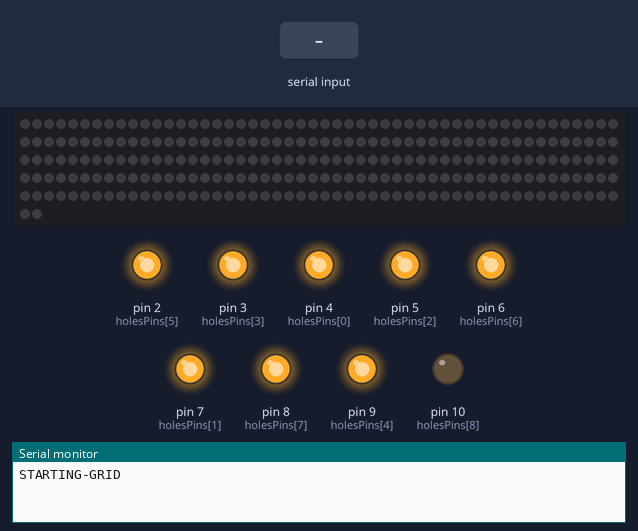
The sketch below on a simulated Arduino Uno, built with avr-gcc and run on an emulated ATmega328P. Shown: 252 RGB LEDs in strip order, left to right, continuing on the next row, output pins drawn as LEDs (lit = HIGH), the last lines printed to the serial monitor. The test bench sets the inputs (shaded band).

Above: at 1.3 s.
1.4 s: "G" received over Serial
At 2.1 s:
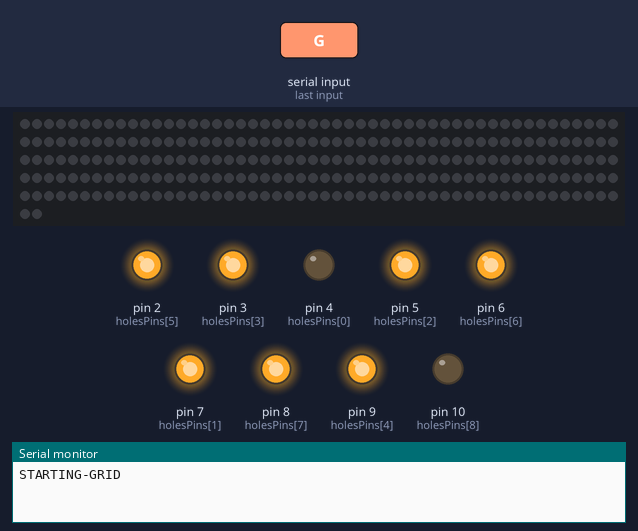
3.0 s: "R" received over Serial
At 4.1 s:
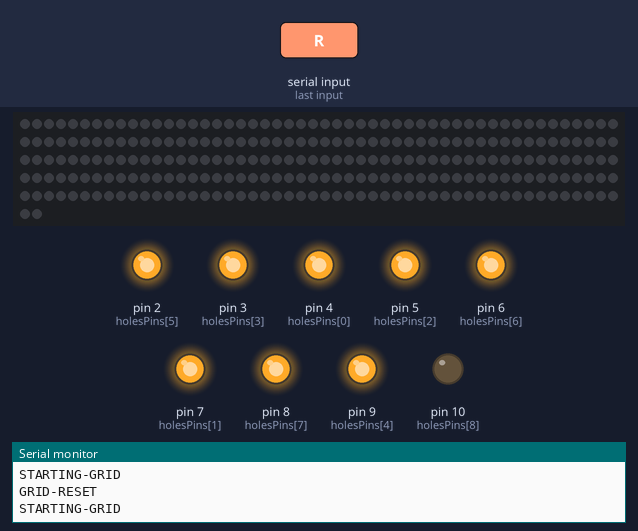
Timing chart, 0 to 6.0 s (numbered marks = the images above; inputs shaded):
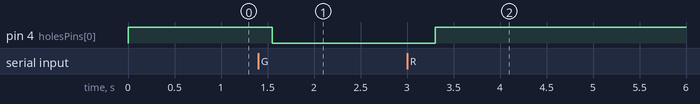

The sketch:

Grid_Lights.ino
```cpp
#include <FastLED.h>
#define NUM_STRIPS 1
#define NUM_LEDS_PER_STRIP 252
#define NUM_EDGES 13
#define NUM_HOLES 9
CRGB leds[NUM_LEDS_PER_STRIP];
bool conflict = false;

//
const byte divisions[] = {0, 25, 50, 67, 86, 104, 122, 141, 160, 177, 193, 216, 237, 252};
//edge number             0,  1,  2,  3,  4,   5,   6,   7,   8,   9,  10,  11,  12
byte activated[] =      { 0,  0,  0,  0,  0,   0,   0,   0,   0,   0,   0,   0,   0};

byte edgeList[4][4] = { //indexed by [quadrant][edge#]
  {4, 5, 6, 7}, //L
  {0, 1, 2, 3}, //CHECK
  {3, 11, 10, 6}, //HOUSE
  {6, 9, 8, 12}, //4
};
byte colors[5][3] = {{0, 0, 0}, {255, 255, 0},  {0, 255, 0},  {255, 0, 0}, {0, 0, 255}}; //off red green yellow blue

byte holes[9] = {0, 0, 0, 0, 0, 0, 0, 0, 0}; //status of each hole
byte holesPins[9] = {
  4,  7,  5,
  3,  9,  2,
  6,  8,  10
};

//an array of adjacency matrices
//represents four graphs, one for each shape. L, Check, House, then 4.
//if there is an edge between sensor 1 and sensor 2 in L, adjMat[0][1][2] will be the edge number of that edge
const char adjMat[4][5][5] = //[quad][sensor][sensor]
{
  {
    { -1, 4, -1, -1, -1},
    { 4, -1, 5, -1, -1},
    { -1, 5, -1, 6, -1},
    { -1, -1, 6, -1, 7},
    { -1, -1, -1, 7, -1}
  },
  {
    { -1, 0, -1, -1, -1},
    { 0, -1, 1, -1, -1},
    { -1, 1, -1, 2, -1},
    { -1, -1, 2, -1, 3},
    { -1, -1, -1, 3, -1}
  },
  {
    { -1, 3, -1, -1, -1},
    { 3, -1, 11, -1, -1},
    { -1, 11, -1, 10, -1},
    { -1, -1, 10, -1, 6},
    { -1, -1, -1, 6, -1}
  },
  {
    { -1, -1, -1, 6, -1},
    { -1, -1, 12, -1, -1},
    { -1, 12, -1, 9, 8},
    {  6, -1, 9, -1, -1},
    { -1, -1, 8, -1, -1}
  }
};

//current states of all the sensors, indexed by [quadrant][sensor]
bool grid[4][5] = {
  {0, 0, 0, 0, 0},
  {0, 0, 0, 0, 0},
  {0, 0, 0, 0, 0},
  {0, 0, 0, 0, 0}
};
//converts from [quadrant][sensor] to the right hole number
const char gridToHoles[4][5] {
  {6, 7, 8, 5, 2},
  {8, 4, 0, 3, 6},
  {6, 3, 1, 5, 8},
  {8, 3, 4, 5, 1}
};


void(* resetFunc) (void) = 0; //declare reset function @ address 0
void setup() {
  Serial.begin(115200);
  while (!Serial) {
    delay(10);
  }
  Serial.println("STARTING-GRID");
  for (byte i = 0; i < NUM_HOLES; i++) {
    pinMode(holesPins[i], OUTPUT);
    setHole(i, false);
  }
  showHoles();
  FastLED.addLeds<WS2811, 11, GRB>(leds, NUM_LEDS_PER_STRIP).setCorrection( TypicalLEDStrip );
  setAllEdges(0, 0, 0);
}

void loop() {
  bool prevConflict = conflict;
  while (Serial.available() > 0) {
    delay(150); //wait for the serial to see all the input before we read
    char whichArduino = Serial.read();
    if (whichArduino == 'R') {
      Serial.println("GRID-RESET");
      delay(150);
      resetFunc();
    }
    if (whichArduino == 'G') {
      char whichCommand = Serial.read();
      if (whichCommand == 'E') {
        byte quadOrder[] = {0, 1, 3, 2};
        byte sensorOrder[][5] = {{0, 1, 2, 3, 4}, {0, 1, 2, 3, 4}, {0, 1, 2, 3, 4}, {0, 3, 2, 1, 4}};
        for (int quad = 0; quad < 4; quad++) {
          for (int sensor = 0; sensor < 5; sensor++) {
            updateDisplay(quadOrder[quad], sensor, false);
          }
        }
        for (int quad = 0; quad < 4; quad++) {
          for (int sensor = 0; sensor < 5; sensor++) {
            updateDisplay(quadOrder[quad], sensorOrder[quad][sensor], true);
            delay(950);
          }
          for (int sensor = 0; sensor < 5; sensor++) {
            updateDisplay(quadOrder[quad], sensorOrder[quad][sensor], false);
          }
          delay(1000);
        }
      }
      else {
        //message is encoded by the following line in node red:
        //quad(0-3) + 4*sensor(0-4) + 20*on(0-1)
        //this part decodes it into a quadrant, a sensor, and whether or not it's on
        char cmd = whichCommand - 'H';
        byte quad = (cmd % 4);
        byte sensor = ((cmd % 20) / 4);
        bool on = (cmd / 20);
        updateDisplay(quad, sensor, on);
      }
    }
  }

  //if the conflict changed, display the lights and holes
  if (conflict != prevConflict) {
    showAllLights();
    showHoles();
  }
}

void updateDisplay(byte quad, byte sensor, bool on) {
  //conflict logic
  //turn on/off the new sensor, then check to see if multiple quandrants have active sensors in them. if so, set conflict to be true
  grid[quad][sensor] = on;
  char posCount = 0;
  for (char i = 0; i < 4; i++) {
    for (char j = 0; j < 5; j++) {
      if (grid[i][j]) {
        posCount++;
        break;
      }
    }
  }
  conflict = posCount > 1;

  //holes logic
  //turn on the right hole, then display the holes
  char hole = gridToHoles[quad][sensor];
  setHole(hole, on);
  showHoles();

  //edge logic
  //for each other sensor in the quadrant, if that sensor is on and there is an edge with the current sensor and that sensor, turn that edge on
  for (char j = 0; j < 5; j++) {
    if ((adjMat[quad][sensor][j] != -1) && (grid[quad][j])) {
      activated[adjMat[quad][sensor][j]] = on ? quad + 1 : 0;
      showLight(adjMat[quad][sensor][j]);
    }
  }
}

void setPixel(int Pixel, byte red, byte green, byte blue) {
  leds[Pixel].r = red;
  leds[Pixel].g = green;
  leds[Pixel].b = blue;
}


void setAll(byte edge, byte red, byte green, byte blue) {
  for (int i = divisions[edge]; i < divisions[edge + 1]; i++ ) {
    setPixel(i, red, green, blue);
  }
  showStrip();
}
void showStrip() {
  FastLED.show();
}

void setAllEdges(int red, int green, int blue) {
  for (int i = 0; i < NUM_EDGES; i++) {
    setAll(i, red, green, blue);
  }
}

void setHole(int which, bool on) {
  holes[which] = on;
//  holes[which] += on ? 1 : -1;
//  if ((holes[which] < 0) || (holes[which] > 4)) {
//    holes[which] = 0;
//  }

}

void showAllLights() {
  for (int i = 0; i < NUM_EDGES; i++) {
    if (conflict) {
      setAll(i, 0, 0, 0);
    }
    else {
      byte r = colors[activated[i]][0], g = colors[activated[i]][1], b = colors[activated[i]][2];
      setAll(i, r, g, b);
    }
  }
}
void showLight(int which) {
  if (conflict) {
    setAll(which, 0, 0, 0);
  }
  else {
    byte r = colors[activated[which]][0], g = colors[activated[which]][1], b = colors[activated[which]][2];
    setAll(which, r, g, b);
  }
}
void showHoles() {
  for (int i = 0; i < 9; i++) {
    //if there's a conflict, turn off every hole
    if (conflict) {
      digitalWrite(holesPins[i], i == 8 ? LOW : HIGH);
    }
    //if not, turn them on according to the array
    else {
      if (i == 8) {
        digitalWrite(holesPins[i], holes[i] == 0 ? LOW : HIGH);
      }
      else {
        digitalWrite(holesPins[i], holes[i] == 0 ? HIGH : LOW);

      }
    }
  }
  delay(30);
}
```

Measured:
- after the input at 1.4 s, pin 4 (holesPins[0]): HIGH → LOW after 0.15 s
- after the input at 3.0 s, pin 4 (holesPins[0]): LOW → HIGH after 0.30 s
